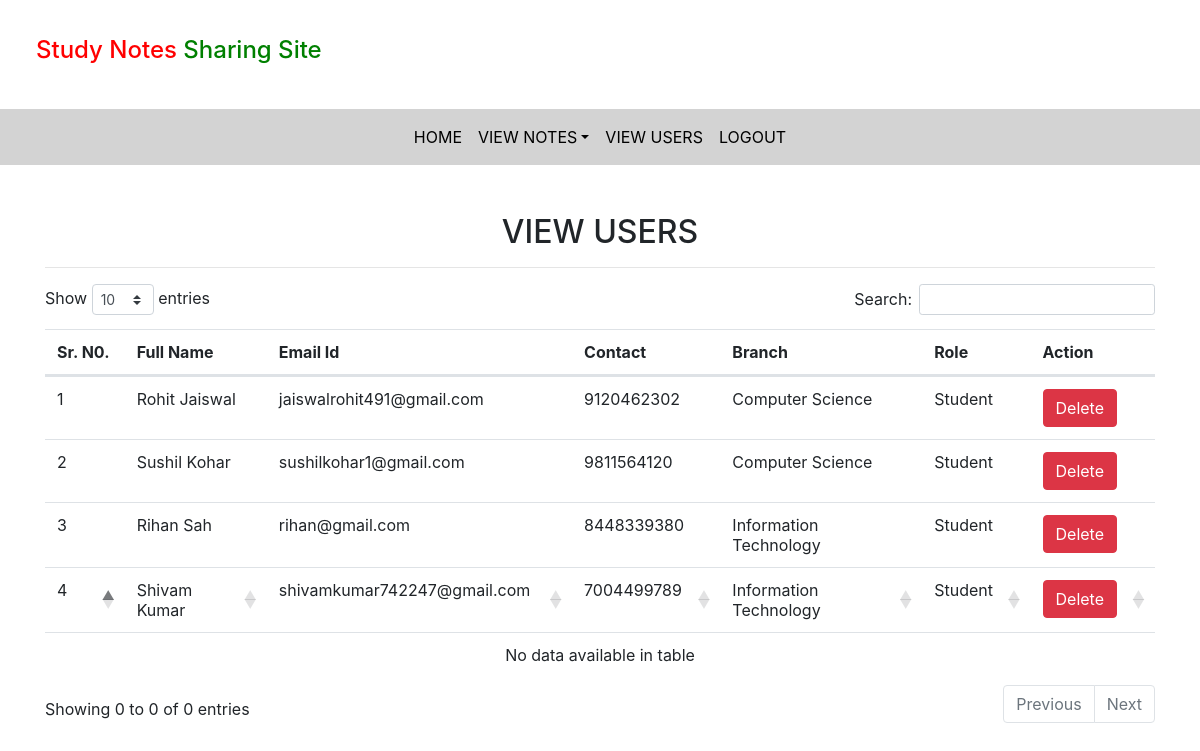
The app's page /view_users (signed in) with its own data.
### notes/models.py (models this page shows, shortened)
class Signup(models.Model):
    user = models.ForeignKey(User, on_delete=models.CASCADE)
    contact = models.CharField(max_length=10,null=True)
    branch = models.CharField(max_length=30)
    role = models.CharField(max_length=15)

### notes/views.py (the view)
# urls.py: path('view_users',view_users,name='view_users'),
def view_users(request):
    if not request.user.is_authenticated:
        return redirect('login_admin')
    users = Signup.objects.all()
    d = {'users':users}
    return render(request,'view_users.html',d)

### notes/templates/view_users.html (shortened to what this page needs)
{% extends 'admin_nav.html' %}
{% load static %}
{% block body %}
<link rel="stylesheet" href="https://cdnjs.cloudflare.com/ajax/libs/twitter-bootstrap/4.5.2/css/bootstrap.css">
<link rel="stylesheet" href="https://cdn.datatables.net/1.10.24/css/dataTables.bootstrap4.min.css">
<div class="container mt-5">
    <h2 class="text-center">VIEW USERS</h2>
    <HR>
    <table class="table table=bordered" id="example">
       <thead>
           <tr>
               <th>Sr. N0.</th>
               <th>Full Name</th>
               <th>Email Id</th>
               <th>Contact</th>
               <th>Branch</th>
               <th>Role</th>
               <th>Action</th>
           </tr>
           {% for i in users %}
           <tr>
               <td>{{forloop.counter}}</td>
               <td style="text-transform: capitalize">{{i.user.first_name}} {{i.user.last_name}}</td>
               <td>{{i.user.username}}</td>
               <td>{{i.contact}}</td>
               <td>{{i.branch}}</td>
               <td>{{i.role}}</td>
               <td><a href="{% url 'delete_users' i.user.id %}" class = "btn btn-danger" onclick="return confirm('Are you sure?')">Delete</a></td>
           </tr>
           {% endfor %}
       </thead>
   </table>
</div>
{% endblock %}

### records on screen
Signup: user.first_name "Rohit", user.last_name "Jaiswal", user.username "jaiswalrohit491@gmail.com", contact "9120462302", branch "Computer Science", role "Student"
Signup: user.first_name "Sushil", user.last_name "Kohar", user.username "sushilkohar1@gmail.com", contact "9811564120", branch "Computer Science", role "Student"
Signup: user.first_name "Rihan", user.last_name "Sah", user.username "rihan@gmail.com", contact "8448339380", branch "Information Technology", role "Student"
Signup: user.first_name "Shivam", user.last_name "Kumar", user.username "shivamkumar742247@gmail.com", contact "7004499789", branch "Information Technology", role "Student"
